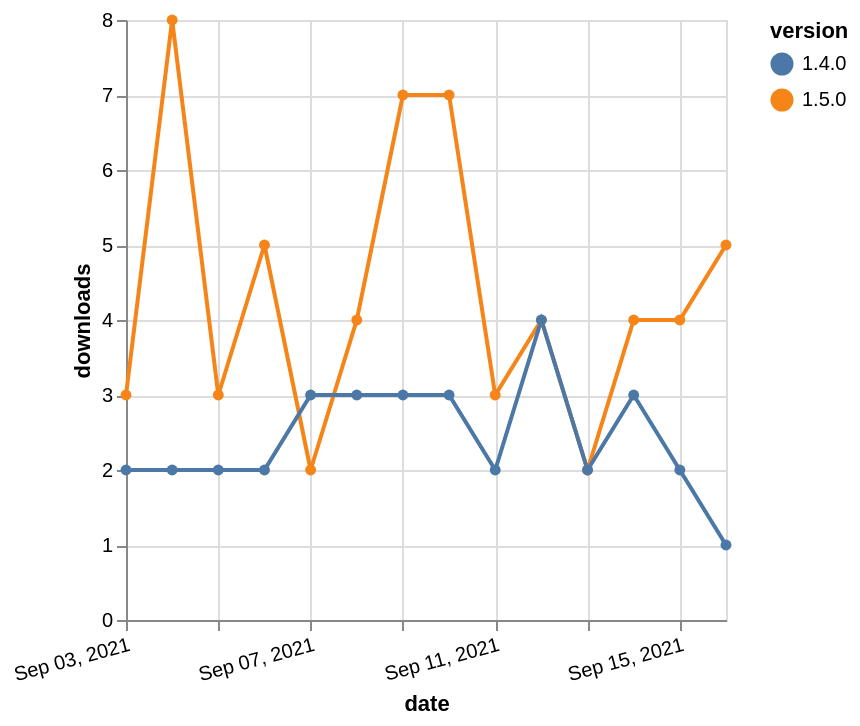

Here is the Vega-Lite specification saved for this chart:
### Vega-Lite specification from a JSON file in a GitHub repository (floating-point values rounded to 4 significant figures)
{"$schema": "https://vega.github.io/schema/vega-lite/v5.json", "description": "A simple bar chart with embedded data.", "data": {"values": [{"date": "2021-09-03", "total": 2269, "delta": 3, "version": "1.5.0"}, {"date": "2021-09-04", "total": 2277, "delta": 8, "version": "1.5.0"}, {"date": "2021-09-05", "total": 2280, "delta": 3, "version": "1.5.0"}, {"date": "2021-09-06", "total": 2285, "delta": 5, "version": "1.5.0"}, {"date": "2021-09-07", "total": 2287, "delta": 2, "version": "1.5.0"}, {"date": "2021-09-08", "total": 2291, "delta": 4, "version": "1.5.0"}, {"date": "2021-09-09", "total": 2298, "delta": 7, "version": "1.5.0"}, {"date": "2021-09-10", "total": 2305, "delta": 7, "version": "1.5.0"}, {"date": "2021-09-11", "total": 2308, "delta": 3, "version": "1.5.0"}, {"date": "2021-09-12", "total": 2312, "delta": 4, "version": "1.5.0"}, {"date": "2021-09-13", "total": 2314, "delta": 2, "version": "1.5.0"}, {"date": "2021-09-14", "total": 2318, "delta": 4, "version": "1.5.0"}, {"date": "2021-09-15", "total": 2322, "delta": 4, "version": "1.5.0"}, {"date": "2021-09-16", "total": 2327, "delta": 5, "version": "1.5.0"}, {"date": "2021-09-03", "total": 1966, "delta": 2, "version": "1.4.0"}, {"date": "2021-09-04", "total": 1968, "delta": 2, "version": "1.4.0"}, {"date": "2021-09-05", "total": 1970, "delta": 2, "version": "1.4.0"}, {"date": "2021-09-06", "total": 1972, "delta": 2, "version": "1.4.0"}, {"date": "2021-09-07", "total": 1975, "delta": 3, "version": "1.4.0"}, {"date": "2021-09-08", "total": 1978, "delta": 3, "version": "1.4.0"}, {"date": "2021-09-09", "total": 1981, "delta": 3, "version": "1.4.0"}, {"date": "2021-09-10", "total": 1984, "delta": 3, "version": "1.4.0"}, {"date": "2021-09-11", "total": 1986, "delta": 2, "version": "1.4.0"}, {"date": "2021-09-12", "total": 1990, "delta": 4, "version": "1.4.0"}, {"date": "2021-09-13", "total": 1992, "delta": 2, "version": "1.4.0"}, {"date": "2021-09-14", "total": 1995, "delta": 3, "version": "1.4.0"}, {"date": "2021-09-15", "total": 1997, "delta": 2, "version": "1.4.0"}, {"date": "2021-09-16", "total": 1998, "delta": 1, "version": "1.4.0"}]}, "width": "container", "mark": {"type": "line", "point": {"filled": true}}, "encoding": {"x": {"field": "date", "type": "temporal", "timeUnit": "yearmonthdate", "title": "date", "axis": {"labelAngle": -15}}, "y": {"field": "delta", "type": "quantitative", "title": "downloads"}, "color": {"field": "version", "type": "nominal"}, "tooltip": {"field": "delta"}}}
